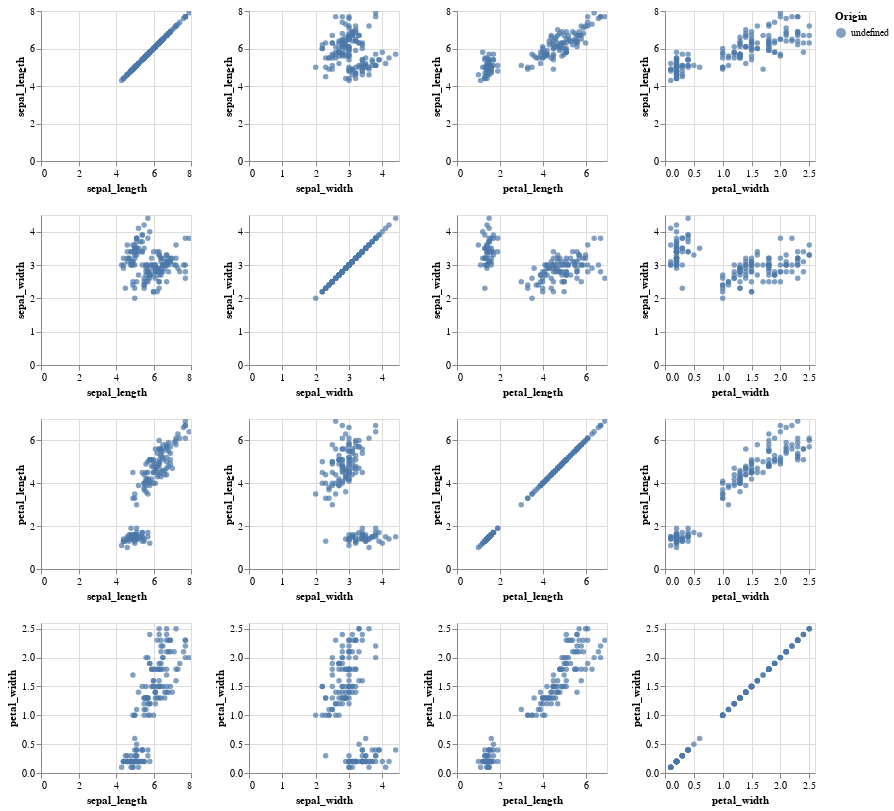

Notebook code cell kept with this figure:
### Markdown cell above
We can use altair to create an interactive scatterplot matrix. Can you create a scatterplot matrix of iris dataset by consulting https://altair-viz.github.io/gallery/scatter_matrix.html?

**Q: Draw an interactive scatterplot matrix for iris dataset in altair**

### Code cell
# Implement
import altair as alt
from vega_datasets import data

alt.Chart(iris).mark_circle().encode(
    alt.X(alt.repeat("column"), type='quantitative'),
    alt.Y(alt.repeat("row"), type='quantitative'),
    color='Origin:N'
).properties(
    width=150,
    height=150
).repeat(
    row=['sepal_length', 'sepal_width', 'petal_length', 'petal_width'],
    column=['sepal_length', 'sepal_width', 'petal_length', 'petal_width']
).interactive()

### Figure 1 — Vega-Lite specification as saved in the notebook (floating-point values rounded to 4 significant figures; data arrays with more than 128 entries replaced by an {"elided": "..."} marker saying what was removed)
{"$schema": "https://vega.github.io/schema/vega-lite/v2.6.0.json", "config": {"view": {"height": 300, "width": 400}}, "datasets": {"data-a4bd480ea976f54878a155ce12ba18ce": {"elided": "150 records"}}, "repeat": {"column": ["sepal_length", "sepal_width", "petal_length", "petal_width"], "row": ["sepal_length", "sepal_width", "petal_length", "petal_width"]}, "spec": {"data": {"name": "data-a4bd480ea976f54878a155ce12ba18ce"}, "encoding": {"color": {"field": "Origin", "type": "nominal"}, "x": {"field": {"repeat": "column"}, "type": "quantitative"}, "y": {"field": {"repeat": "row"}, "type": "quantitative"}}, "height": 150, "mark": "circle", "selection": {"selector001": {"bind": "scales", "encodings": ["x", "y"], "type": "interval"}}, "width": 150}}
